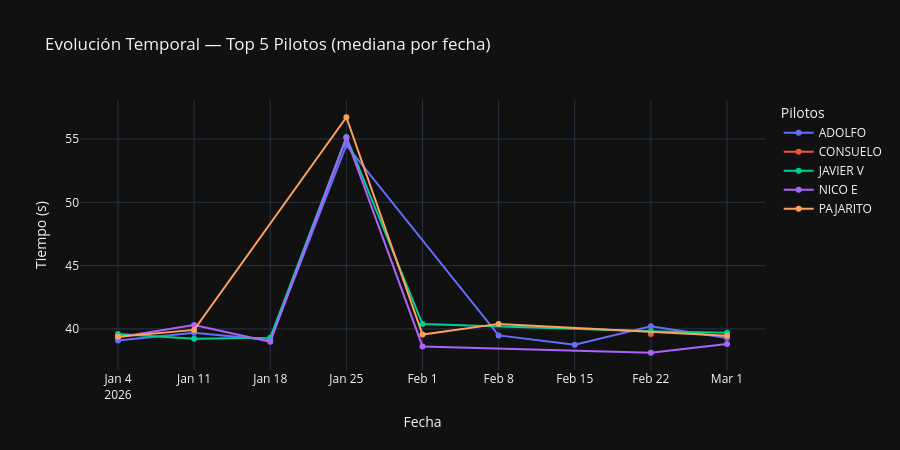

Notebook code cell kept with this figure:
### Code cell
top5 = robust['Pilotos'].head(5).tolist()
df_top = df_long[df_long['Pilotos'].isin(top5)].copy()
df_top['Fecha_dt'] = pd.to_datetime(df_top['Fecha'], dayfirst=True, errors='coerce')
df_top = df_top.dropna(subset=['Fecha_dt'])
evol = df_top.groupby(['Pilotos', 'Fecha_dt'])['Tiempo'].median().reset_index()

fig5 = px.line(
    evol, x='Fecha_dt', y='Tiempo', color='Pilotos',
    markers=True,
    title='Evolución Temporal — Top 5 Pilotos (mediana por fecha)',
    labels={'Fecha_dt': 'Fecha', 'Tiempo': 'Tiempo (s)'}
)
fig5.update_layout(height=450)
fig5.show()

### Figure 1 — Plotly figure (JSON) as saved in the notebook; plotly's stock layout.template omitted (floating-point values rounded to 4 significant figures)
{"data": [{"hovertemplate": "Pilotos=ADOLFO<br>Fecha=%{x}<br>Tiempo (s)=%{y}<extra></extra>", "legendgroup": "ADOLFO", "line": {"color": "#636efa", "dash": "solid"}, "marker": {"symbol": "circle"}, "mode": "lines+markers", "name": "ADOLFO", "orientation": "v", "showlegend": true, "type": "scatter", "x": ["2026-01-04T00:00:00.000000000", "2026-01-11T00:00:00.000000000", "2026-01-18T00:00:00.000000000", "2026-01-25T00:00:00.000000000", "2026-02-08T00:00:00.000000000", "2026-02-15T00:00:00.000000000", "2026-02-22T00:00:00.000000000", "2026-03-01T00:00:00.000000000"], "xaxis": "x", "y": [39.08, 39.69, 39.12, 54.51, 39.49, 38.76, 40.21, 39.28], "yaxis": "y"}, {"hovertemplate": "Pilotos=CONSUELO<br>Fecha=%{x}<br>Tiempo (s)=%{y}<extra></extra>", "legendgroup": "CONSUELO", "line": {"color": "#EF553B", "dash": "solid"}, "marker": {"symbol": "circle"}, "mode": "lines+markers", "name": "CONSUELO", "orientation": "v", "showlegend": true, "type": "scatter", "x": ["2026-02-22T00:00:00.000000000"], "xaxis": "x", "y": [39.61], "yaxis": "y"}, {"hovertemplate": "Pilotos=JAVIER V<br>Fecha=%{x}<br>Tiempo (s)=%{y}<extra></extra>", "legendgroup": "JAVIER V", "line": {"color": "#00cc96", "dash": "solid"}, "marker": {"symbol": "circle"}, "mode": "lines+markers", "name": "JAVIER V", "orientation": "v", "showlegend": true, "type": "scatter", "x": ["2026-01-04T00:00:00.000000000", "2026-01-11T00:00:00.000000000", "2026-01-18T00:00:00.000000000", "2026-01-25T00:00:00.000000000", "2026-02-01T00:00:00.000000000", "2026-02-22T00:00:00.000000000", "2026-03-01T00:00:00.000000000"], "xaxis": "x", "y": [39.6, 39.22, 39.31, 55.15, 40.38, 39.82, 39.69], "yaxis": "y"}, {"hovertemplate": "Pilotos=NICO E<br>Fecha=%{x}<br>Tiempo (s)=%{y}<extra></extra>", "legendgroup": "NICO E", "line": {"color": "#ab63fa", "dash": "solid"}, "marker": {"symbol": "circle"}, "mode": "lines+markers", "name": "NICO E", "orientation": "v", "showlegend": true, "type": "scatter", "x": ["2026-01-04T00:00:00.000000000", "2026-01-11T00:00:00.000000000", "2026-01-18T00:00:00.000000000", "2026-01-25T00:00:00.000000000", "2026-02-01T00:00:00.000000000", "2026-02-22T00:00:00.000000000", "2026-03-01T00:00:00.000000000"], "xaxis": "x", "y": [39.33, 40.3, 38.99, 55.09, 38.61, 38.12, 38.81], "yaxis": "y"}, {"hovertemplate": "Pilotos=PAJARITO<br>Fecha=%{x}<br>Tiempo (s)=%{y}<extra></extra>", "legendgroup": "PAJARITO", "line": {"color": "#FFA15A", "dash": "solid"}, "marker": {"symbol": "circle"}, "mode": "lines+markers", "name": "PAJARITO", "orientation": "v", "showlegend": true, "type": "scatter", "x": ["2026-01-04T00:00:00.000000000", "2026-01-11T00:00:00.000000000", "2026-01-25T00:00:00.000000000", "2026-02-01T00:00:00.000000000", "2026-02-08T00:00:00.000000000", "2026-03-01T00:00:00.000000000"], "xaxis": "x", "y": [39.38, 39.92, 56.72, 39.55, 40.4, 39.46], "yaxis": "y"}], "layout": {"height": 450, "legend": {"title": {"text": "Pilotos"}, "tracegroupgap": 0}, "title": {"text": "Evolución Temporal — Top 5 Pilotos (mediana por fecha)"}, "xaxis": {"anchor": "y", "domain": [0, 1], "title": {"text": "Fecha"}}, "yaxis": {"anchor": "x", "domain": [0, 1], "title": {"text": "Tiempo (s)"}}}}
